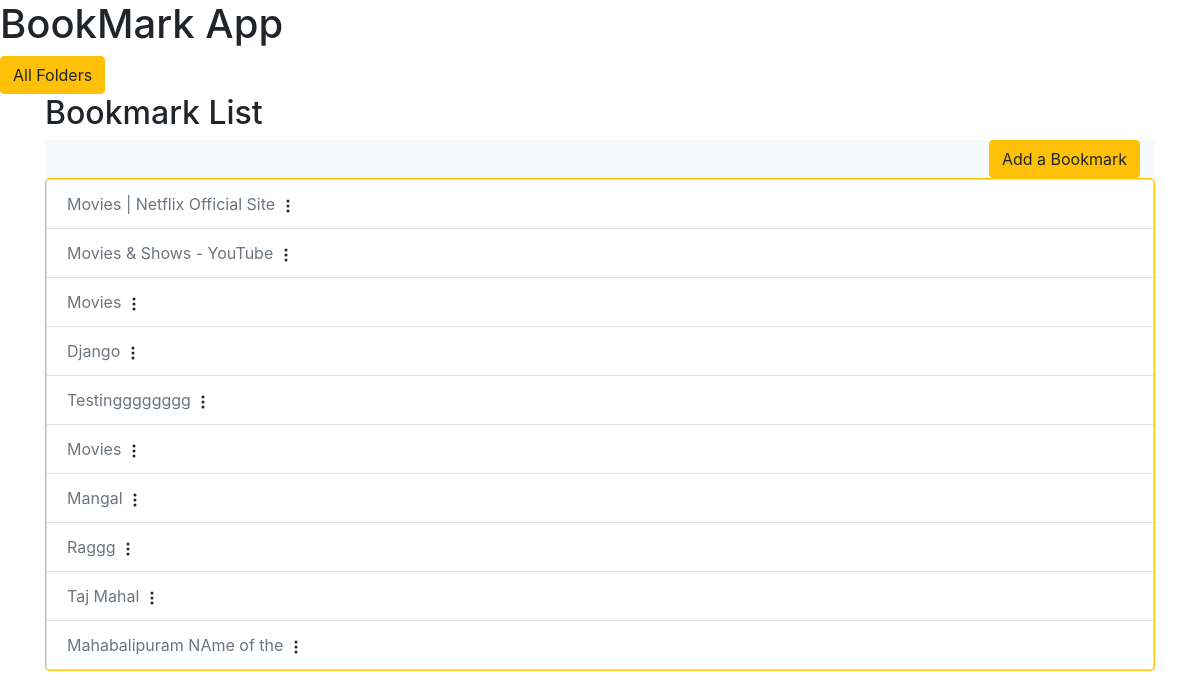
The page / on the database its author committed.
### bookmarkApp/models.py (models this page shows)
class Bookmark(models.Model):
    name = models.CharField(max_length=500)
    url = models.URLField(max_length=200)
    description = models.TextField()
    tag = TaggableManager()
    folder = models.ForeignKey(Folder, on_delete=models.CASCADE)
    def __str__(self):
        return self.name

### bookmarkApp/views.py (the view)
# urls.py: path('', views.Index.as_view(), name = "index"),
class Index(ListView):
    model = Bookmark

### bookmarkApp/templates/bookmarkApp/bookmark_list.html (shortened to what this page needs)
{% extends 'base_generic.html' %}
{% block content %}
<a href="{% url 'bookmarkApp:all-folder' %}"><button type="button" class="btn btn-warning">All Folders</button></a>
<div class="container mx-auto">
<h2>Bookmark List</h2>
<div class="container">
    <div class="row">
        <div class="col-md-12 bg-light text-right">
            <a href="{% url 'bookmarkApp:add-bookmark' %}"><button type="button" class="btn btn-warning">Add a Bookmark</button></a>
        </div>
    </div>
</div>
<ul class="list-group border border-warning rounded">
{% for bookmark in bookmark_list %}
      <li class="list-group-item"> <a href="{% url 'bookmarkApp:bookmark-detail' bookmark.id %}" class="text-decoration-none text-secondary">{{ bookmark }} </a> <svg xmlns="http://www.w3.org/2000/svg" width="16" height="16" fill="currentColor" class="bi bi-three-dots-vertical" viewBox="0 0 16 16">
        <path d="M9.5 13a1.5 1.5 0 1 1-3 0 1.5 1.5 0 0 1 3 0zm0-5a1.5 1.5 0 1 1-3 0 1.5 1.5 0 0 1 3 0zm0-5a1.5 1.5 0 1 1-3 0 1.5 1.5 0 0 1 3 0z"/>
      </svg></li>
{% endfor %}
</ul>
</div>
{% endblock content %}

### rows shown on the page
Bookmark: name "Movies | Netflix Official Site"
Bookmark: name "Movies & Shows - YouTube"
Bookmark: name "Movies"
Bookmark: name "Django"
Bookmark: name "Testingggggggg"
Bookmark: name "Movies"
Bookmark: name "Mangal"
Bookmark: name "Raggg"
Bookmark: name "Taj Mahal"
Bookmark: name "Mahabalipuram NAme of the"
